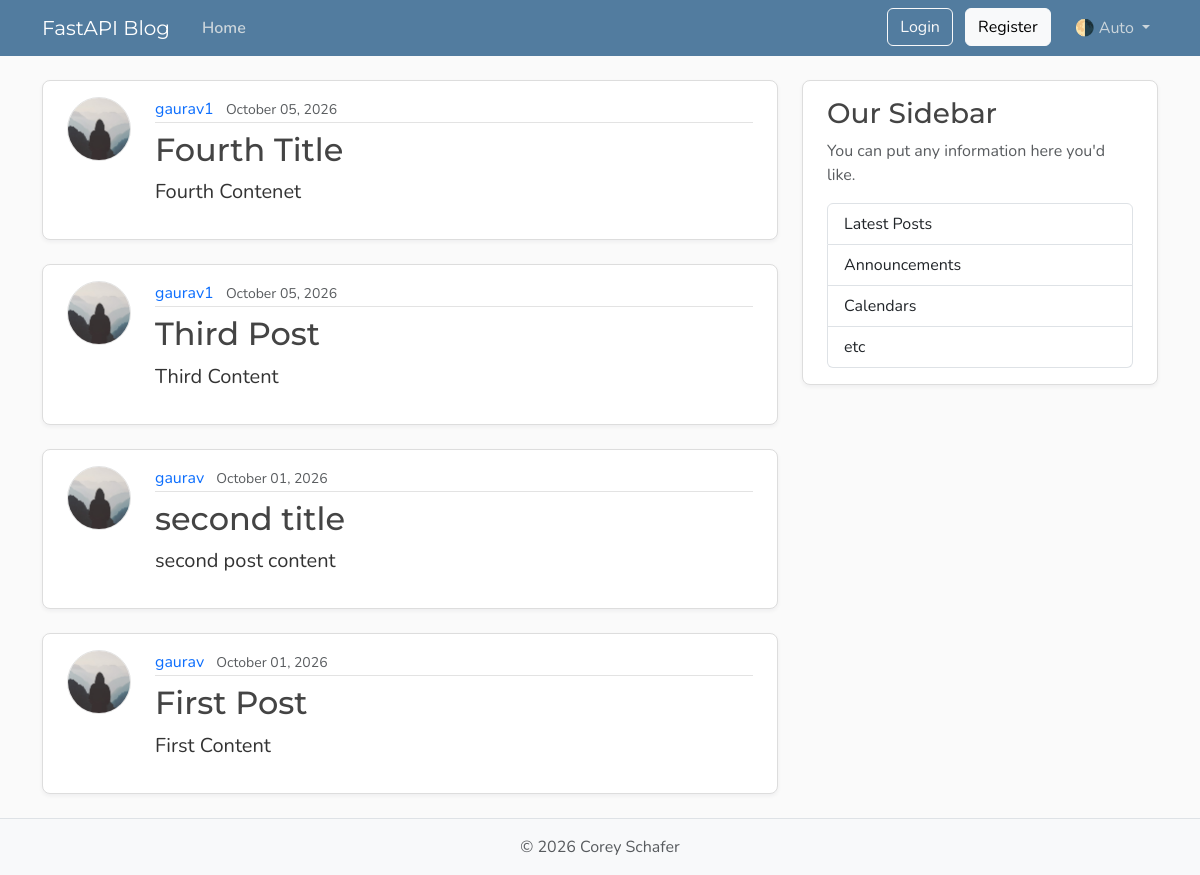
Page /posts on the earlier database version.
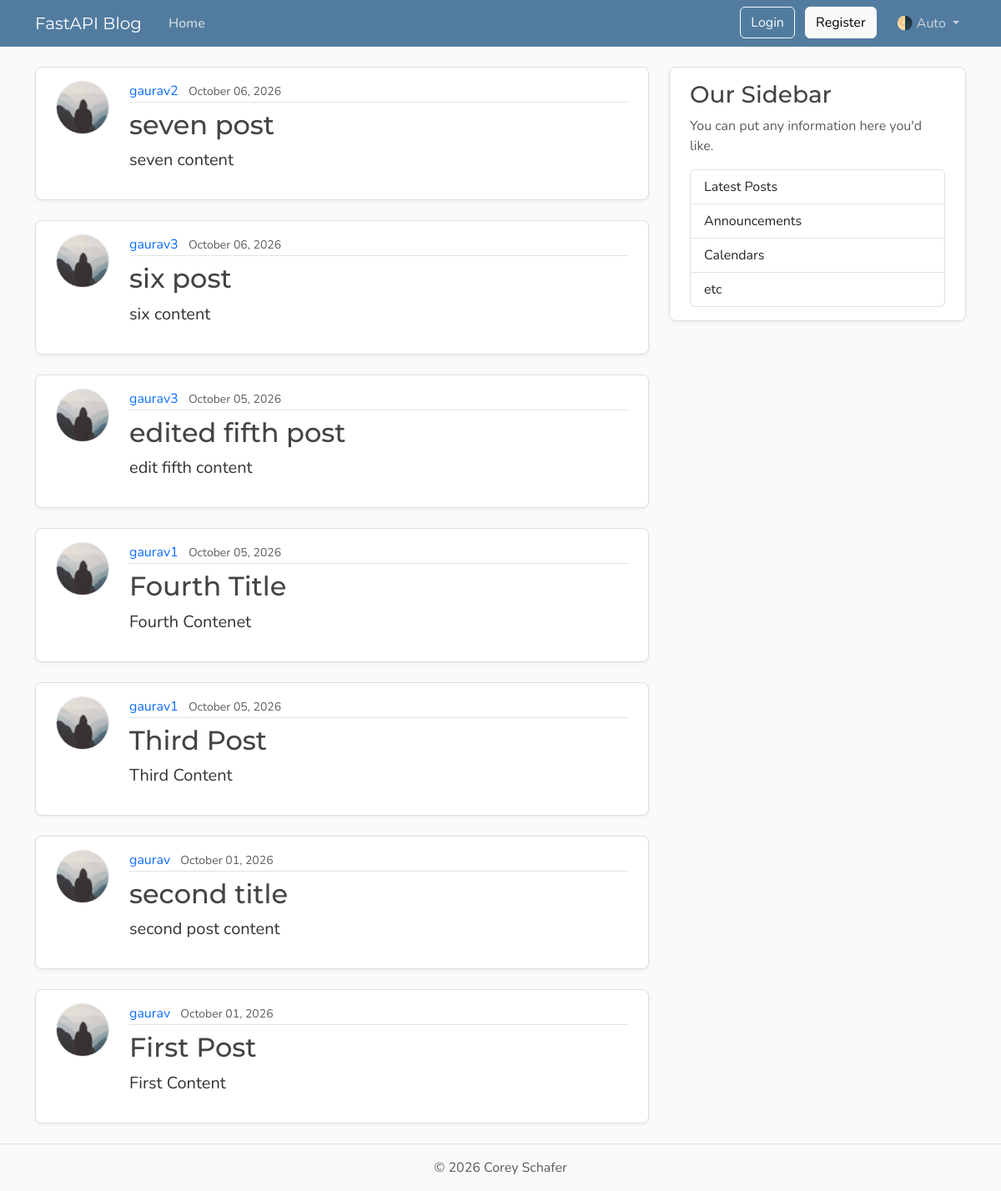
Same page on the later database version.
### models.py (models this page shows, shortened)
class Post(Base):
    __tablename__ = "posts"
    id: Mapped[int] = mapped_column(Integer, primary_key=True, index=True)
    title: Mapped[str] = mapped_column(String(100), nullable=False)
    content: Mapped[str] = mapped_column(Text, nullable=False)
    user_id: Mapped[int] = mapped_column(
        ForeignKey("users.id"),  # We are referencing the user.id here against post
        nullable=False,
        index=True,
    )
    date_posted: Mapped[datetime] = mapped_column(
        DateTime(timezone=True),
        default=lambda: datetime.now(UTC),
    )
    likes: Mapped[int] = mapped_column(Integer, default=0, server_default="0")
    author: Mapped[User] = relationship(back_populates="posts")  # One to many relationship -> Links this relationship to the posts relationship in the User model:

class User(Base):   # Set here cause we want to assossiate the post with each user
    __tablename__ = "users"  # Very imp if not referenced then while creating the table in metadata will show error
    id: Mapped[int] = mapped_column(Integer, primary_key=True, index=True)  # Mapped is generic type hint used by alchemy to indicate that attribute is mapped to db
    username: Mapped[str] = mapped_column(String(50), unique=True, nullable=False)
    email: Mapped[str] = mapped_column(String(120), unique=True, nullable=False)
    password_hash: Mapped[str] = mapped_column(String(200), nullable=True)
    image_file: Mapped[str | None] = mapped_column(
        String(200),
        nullable=True,
        default=None,
    )
    posts: Mapped[list[Post]] = relationship(
        back_populates="author",
        cascade="all, delete-orphan",   # delete-orphan -> This mean that if user is deleted then all the post are deleted as well
    )   # One to Many relationship. Here post can be connected to many user

### main.py (the view)
@app.get('/', include_in_schema=False, name='home')  # name here is use for naming the route so that both route work seperately
@app.get('/posts', name='posts', include_in_schema=False)
async def home(request: Request, db: Annotated[AsyncSession, Depends(get_db)]):  # request - allows us to return HTML via jinja template so whereve we use jinja template we use request as input
    result = await db.execute(      # selectinload -> eagerloading, this helps you to load relationship at the start only
        Select(models.Post).options(selectinload(models.Post.author))  # -> "While fetching posts, fetch the related authors too.
        .order_by(models.Post.date_posted.desc()))  # rough Xformation select(models.post) ->  Select * post order by date_posted desc
    posts = result.scalars().all()
    return templates.TemplateResponse(request, "home.html", {"posts": posts, "title": "Home"})  # Here the posts is very important this lets us use the dict data to populate in the jinja template

### templates/home.html
{% extends "layout.html" %}
{% block content %}
{% for post in posts %}
<article class="content-section py-3 px-4 mb-4">
    <div class="d-flex align-items-start gap-4">
        <img class="rounded-circle article-img flex-shrink-0" src="{{ post.author.image_path }}"
            alt="{{ post.author.username }}'s profile picture" width="64" height="64" loading="lazy">
        <div class="flex-grow-1">
            <div class="article-metadata mb-2">
                <a class="me-2" href="{{ url_for("user_posts",user_id=post.author.id) }}">{{ post.author.username
                    }}</a>
                <small class="text-body-secondary">{{ post.date_posted.strftime("%B %d, %Y") }}</small>
            </div>
            <h2>
                <a class="article-title" href="{{ url_for("post_page",post_id=post.id) }}">{{ post.title }}</a>
            </h2>
            <p class="article-content">{{ post.content }}</p>
        </div>
    </div>
</article>
{% endfor %}
{% endblock content %}

### templates/layout.html (shortened to what this page needs)
<!DOCTYPE html>
<html lang="en">
    <head>
        <link href="https://cdn.jsdelivr.net/npm/bootstrap@5.3.8/dist/css/bootstrap.min.css"
              rel="stylesheet"
>
        <link rel="stylesheet"
              type="text/css"
              href="{{ url_for("static", path='css/main.css') }}">
    </head>
    <body class="d-flex flex-column min-vh-100">
        <header class="site-header">
            <nav class="navbar navbar-expand-md bg-steel fixed-top"
                 data-bs-theme="dark">
                <div class="container">
                    <a class="navbar-brand me-4" href="{{ url_for("home") }}">FastAPI Blog</a>
                    <div class="collapse navbar-collapse" id="navbarToggle">
                        <div class="navbar-nav me-auto">
                            <a class="nav-link active"
                               aria-current="page"
                               href="{{ url_for("home") }}">Home</a>
                        </div>
                        <div class="navbar-nav">
                            <div id="loggedOutNav">
                                <a class="btn btn-outline-light mb-2 mb-md-0 me-md-2"
                                   href="{{ url_for("login_page") }}">Login</a>
                                <a class="btn btn-light mb-2 mb-md-0 me-md-3"
                                   href="{{ url_for("register_page") }}">Register</a>
                            </div>
                            <div class="nav-item dropdown">
                                <a class="nav-link dropdown-toggle"
                                   href="#"
                                   role="button"
                                   id="bd-theme"
                                   data-bs-toggle="dropdown"
                                   aria-expanded="false">
                                    <span id="bd-theme-text">🌗 Auto</span>
                                </a>
                            </div>
                        </div>
                    </div>
                </div>
            </nav>
        </header>
        <main role="main" class="container">
            <div class="row">
                <div class="col-md-8">
                    {% block content %}
                    {% endblock content %}
                </div>
                <aside class="col-md-4">
                    <div class="content-section py-3 px-4 mb-4">
                        <h3>Our Sidebar</h3>
                        <p class="text-body-secondary">You can put any information here you'd like.</p>
                        <ul class="list-group">
                            <li class="list-group-item">Latest Posts</li>
                            <li class="list-group-item">Announcements</li>
                            <li class="list-group-item">Calendars</li>
                            <li class="list-group-item">etc</li>
                        </ul>
                    </div>
                </aside>
            </div>
        </main>
        <footer class="mt-auto py-3 bg-body-tertiary border-top">
            <div class="container text-center">
                <p class="text-body-secondary mb-0">
                    © <span id="year"></span> Corey Schafer
                </p>
            </div>
        </footer>
    </body>
</html>

### static/css/main.css (style rules this page uses)
:root { --font-heading: "Montserrat", system-ui, -apple-system, BlinkMacSystemFont, sans-serif; --font-body: "Nunito", system-ui, -apple-system, BlinkMacSystemFont, sans-serif; --color-bg-body: #fafafa; --color-bg-content: #ffffff; --color-text-primary: #333333; --color-text-heading: #444444; --color-steel: #527c9f; --color-nav-link: #cbd5db; --color-nav-link-hover: #ffffff; --color-link-hover: #428bca; --color-border: #dddddd; --color-border-light: #e3e3e3; --spacing-xl: 5rem; --article-img-size: 4rem; --account-img-size: 7.813rem; }
body { font-family: var(--font-body); background: var(--color-bg-body); color: var(--color-text-primary); }
main { padding-top: var(--spacing-xl); }
h1, h2, h3, h4, h5, h6 { font-family: var(--font-heading); color: var(--color-text-heading); }
.navbar-brand { font-family: var(--font-heading); }
a { text-decoration: none; }
.bg-steel { background-color: var(--color-steel); }
.site-header .navbar-nav .nav-link { color: var(--color-nav-link); transition: color 0.2s ease-in-out; }
.site-header .navbar-nav .nav-link.active { font-weight: 600; }
.content-section { background: var(--color-bg-content); border: 1px solid var(--color-border); border-radius: 0.5rem; box-shadow: 0 2px 4px rgba(15, 23, 42, 0.05); transition: box-shadow 0.15s ease, transform 0.15s ease, border-color 0.15s ease; }
.article-title { color: var(--color-text-heading); transition: color 0.2s ease-in-out; }
.article-content { white-space: pre-line; font-size: 1.25rem; }
.article-img { height: var(--article-img-size); width: var(--article-img-size); flex-shrink: 0; object-fit: cover; border: 1px solid var(--color-border-light); box-shadow: 0 0 0 2px var(--color-bg-content); }
.article-metadata { padding-bottom: 0.063rem; border-bottom: 1px solid var(--color-border-light); }
.article-metadata a { transition: color 0.2s ease-in-out; }
[data-bs-theme="dark"] { --color-bg-body: #1a1a1a; --color-bg-content: #2d2d2d; --color-text-primary: #e0e0e0; --color-text-heading: #f0f0f0; --color-border: #404040; --color-border-light: #4a4a4a; }

Differences in the rows shown:
added Post: author.username "gaurav2", date_posted "October 06, 2026", title "seven post", content "seven content"
added Post: author.username "gaurav3", date_posted "October 06, 2026", title "six post", content "six content"
added Post: author.username "gaurav3", date_posted "October 05, 2026", title "edited fifth post", content "edit fifth content"
